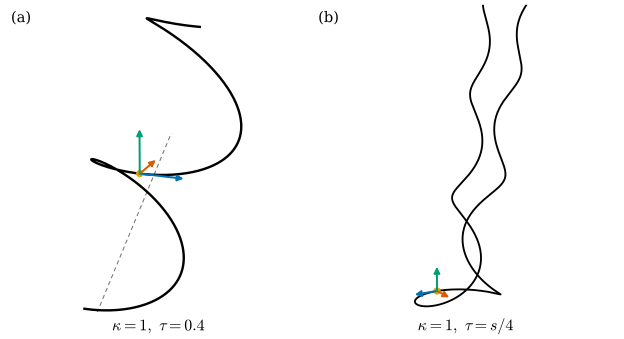

Generate this figure with Python:
"""그림 5.4.1: 곡률과 비틀림률로부터 곡선 만들기 (5.4절, 예 5.4.10).

곡선론의 기본정리(정리 5.4.8)의 존재 증명대로 프레네-세레 연립방정식
    γ' = T,  T' = κN,  N' = -κT + τB,  B' = -τN
을 s = 0에서 γ(0) = 0, (T, N, B)(0) = (e1, e2, e3)로 놓고 dgnum.rk4로 푼다.
(a) κ ≡ 1, τ ≡ 0.4, |s| ≤ 2π/√1.16 (두 바퀴, 길이 4πc, c = 1/√1.16): 나선 (따름정리 5.4.9: a = κ/(κ²+τ²) ≈ 0.862, b = τ/(κ²+τ²) ≈ 0.345).
(b) κ ≡ 1, τ(s) = s/4, -11 ≤ s ≤ 11: |τ|가 커질수록 가늘게 감긴다.
출발점(주황 점)과 출발 틀 (e1 파랑, e2 주홍, e3 청록, 실제 길이의 0.6배)을 표시한다.

실행: 프로젝트 루트에서 ``PYTHONPATH=tools python3 chapters/05-space-curves/figures/fig-5-4-1-curves-from-kappa-tau.py``
"""

import dgfig

dgfig.setup()

import matplotlib.pyplot as plt
import numpy as np

import dgnum

C = dgfig.COLORS


def build(kap, tau, s0, s1, n):
    ts = np.linspace(s0, s1, n)
    i0 = int(np.argmin(np.abs(ts)))
    assert abs(ts[i0]) < 1e-12                                   # s = 0이 격자점

    def f(s, y):
        T, N, B = y[3:6], y[6:9], y[9:12]
        return np.concatenate([T, kap(s) * N, -kap(s) * T + tau(s) * B, -tau(s) * N])

    y0 = np.concatenate([[0, 0, 0], [1, 0, 0], [0, 1, 0], [0, 0, 1.0]])
    fwd = dgnum.rk4(f, y0, ts[i0:])
    bwd = dgnum.rk4(f, y0, ts[i0::-1])[::-1]
    return ts, np.concatenate([bwd[:-1], fwd])


def check(ts, Y, kap, tau):
    """틀이 정규직교·양의 방향으로 남는지, 수치 곡선에서 다시 잰 κ, τ가 주어진 함수와 같은지."""
    F = Y[:, 3:12].reshape(-1, 3, 3).transpose(0, 2, 1)          # 열이 T, N, B
    G = np.einsum("kij,kil->kjl", F, F)
    assert np.max(np.abs(G - np.eye(3))) < 1e-8
    assert np.max(np.abs(np.linalg.det(F) - 1)) < 1e-8
    h = ts[1] - ts[0]
    g = Y[:, :3]
    d1 = np.gradient(g, h, axis=0, edge_order=2)
    d2 = np.gradient(d1, h, axis=0, edge_order=2)
    d3 = np.gradient(d2, h, axis=0, edge_order=2)
    sl = slice(5, -5)
    cr = np.cross(d1, d2)
    k_num = np.linalg.norm(cr, axis=1) / np.linalg.norm(d1, axis=1) ** 3
    t_num = np.einsum("ij,ij->i", cr, d3) / np.einsum("ij,ij->i", cr, cr)
    assert np.max(np.abs(k_num[sl] - kap(ts[sl]))) < 1e-3
    assert np.max(np.abs(t_num[sl] - tau(ts[sl]))) < 2e-3


fig = plt.figure(figsize=(6.4, 3.8))

# (a) 상수 κ, τ: 나선
K0, T0 = 1.0, 0.4
kapA = lambda s: K0 + 0 * np.asarray(s, float)
tauA = lambda s: T0 + 0 * np.asarray(s, float)
L = 4 * np.pi * np.hypot(K0, T0) / (K0 ** 2 + T0 ** 2)          # 나선 두 바퀴의 길이 4πc, c = 1/√(κ²+τ²)
tsA, YA = build(kapA, tauA, -L / 2, L / 2, 2401)
check(tsA, YA, kapA, tauA)
aa, bb = K0 / (K0 ** 2 + T0 ** 2), T0 / (K0 ** 2 + T0 ** 2)
axis_pts = YA[:, :3] + aa * YA[:, 6:9]                           # γ + a n은 축 위에 있다
u = (T0 * np.array([1, 0, 0]) + K0 * np.array([0, 0, 1])) / np.hypot(K0, T0)
rel = axis_pts - axis_pts[0]
assert np.max(np.linalg.norm(np.cross(rel, u), axis=1)) < 1e-7    # 축은 다르부 벡터 방향의 직선
dist = np.linalg.norm(np.cross(YA[:, :3] - axis_pts[0], u), axis=1)
assert np.max(np.abs(dist - aa)) < 1e-7                          # 축까지의 거리 = a

axA = dgfig.axes3d(fig, pos=121, elev=18, azim=-70)
axA.plot(*YA[:, :3].T, color=C["main"], lw=dgfig.LW["main"], zorder=4)
ax_line = np.stack([axis_pts[0] - 2.5 * u, axis_pts[0] + 2.5 * u])
axA.plot(*ax_line.T, color=C["aux"], lw=0.8, ls=(0, (4, 3)), zorder=2)

# (b) τ(s) = s/4
kapB = lambda s: 1.0 + 0 * np.asarray(s, float)
tauB = lambda s: np.asarray(s, float) / 4
tsB, YB = build(kapB, tauB, -11, 11, 4401)
check(tsB, YB, kapB, tauB)
axB = dgfig.axes3d(fig, pos=122, elev=12, azim=60)
axB.plot(*YB[:, :3].T, color=C["main"], lw=1.4, zorder=4)

for ax, Y, tag, lab in ((axA, YA, "(a)", r"$\kappa=1,\ \tau=0.4$"), (axB, YB, "(b)", r"$\kappa=1,\ \tau=s/4$")):
    i0 = len(Y) // 2
    p = Y[i0, :3]
    dgfig.point3d(ax, p, role="accent", size=22, zorder=10)
    for j, role in enumerate(("tangent", "normal", "third")):
        dgfig.arrow3d(ax, p, Y[i0, 3 + 3 * j:6 + 3 * j], role=role, scale=0.6, zorder=11, head=9)
    ax.text2D(0.02, 0.98, tag, transform=ax.transAxes, fontsize=11, va="top")
    ax.text2D(0.5, -0.02, lab, transform=ax.transAxes, fontsize=12, ha="center", va="top")
    dgfig.equal_aspect(ax, Y[:, :3], zoom=1.2)

fig.subplots_adjust(left=0, right=1, top=1, bottom=0, wspace=0.0)
dgfig.save(fig, __file__)
